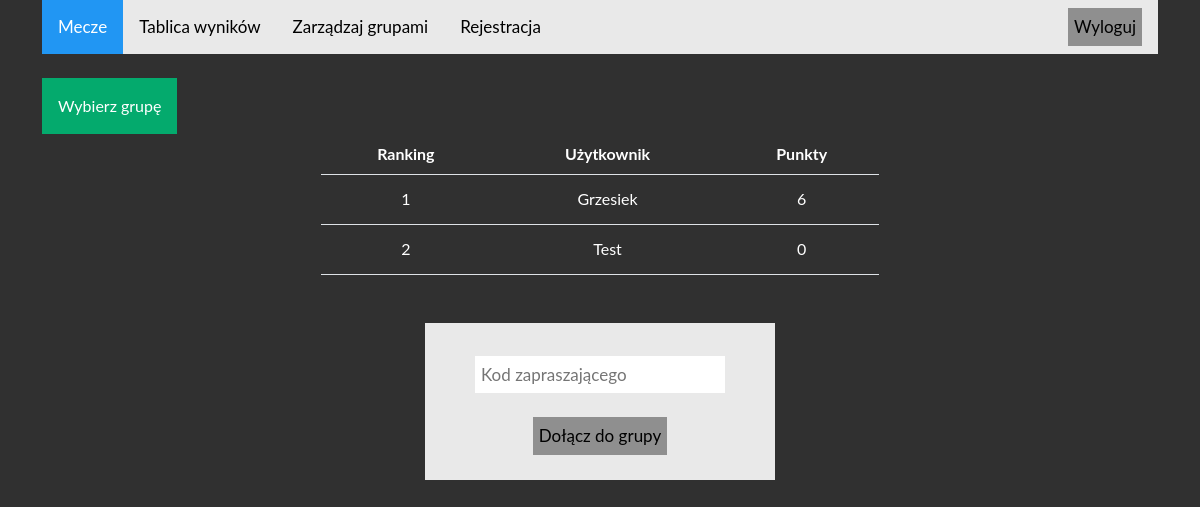
/leaderboard (signed in), run on the app's committed database.
### tables this page shows
CREATE TABLE users (
id integer primary key autoincrement,
login varchar(100) not null unique,
email varchar(200) not null unique,
password text,
is_admin boolean not null default 0);

### app.py (the view)
@app.route('/leaderboard')
def leaderboard():
    if not 'user' in session:
        flash('Nie jesteś zalogowany')
        return redirect(url_for('signup'))
    db = get_db()
    query = """
    select
        login,
        sum(points) points,
        rank() over(order by sum(points) desc) ranking

    from (select
            t.*,
            case when t.result = t.result_bet then 1 else 0 end +
            case when (t.home_score = t.home_score_bet)
                and (t.away_score = t.away_score_bet) then 3 else 0 end
            as points

        from	(
            select
                u.login,
                m.*,
                case
                    when m.home_score = m.away_score then 0
                    when m.home_score > m.away_score then 1
                    when m.home_score < m.away_score then 2
                end result,

                b.home_score as home_score_bet,
                b.away_score as away_score_bet,

                case
                    when b.home_score = b.away_score then 0
                    when b.home_score > b.away_score then 1
                    when b.home_score < b.away_score then 2
                end result_bet

            from users u

            cross join matches m

            left join bets b
                on m.id = b.id_match
                and b.login = u.login) t) g

    group by login
    order by points desc
    """
    c = db.execute(query)
    users = c.fetchall()
    query = """
    select
        g.nazwa_grupy nazwa,
        g.id
    from users u
    left join group_users gu
        on u.id = gu.user_id
    left join groups g
        on gu.group_id = g.id
    where u.login = ?
    """
    c = db.execute(query, [session['user']])
    groups = c.fetchall()
    return render_template('leaderboard.html', users=users, groups=groups)

### app.py (called while the page is built)
def get_db():
    if not hasattr(g, 'sqlite_db'):
        conn = sqlite3.connect(app_info['db_file'])
        conn.row_factory = sqlite3.Row
        g.sqlite_db = conn
    return g.sqlite_db

### templates/leaderboard.html (shortened to what this page needs)
{% extends "base.html" %}
{% block content %}
<div class="dropdown">
    <button class="dropbtn">Wybierz grupę</button>
</div>
<table class="table" style="width:50%">
    <thead>
    <tr>
    <th scope="col">Ranking</th>
    <th scope="col">Użytkownik</th>
    <th scope="col">Punkty</th>
    </tr>
    </thead>
    <tbody>
    {% for u in users %}
    <tr>
    <td>{{ u.ranking }}</td>
    <td>{{ u.login }}</td>
    <td>{{ u.points }}</td>
    </tr>
    {% endfor %}
    </tbody>
</table>
<br><br>
<div class="login-container" id="rejestracja">
    <form method="POST" action={{ url_for('join_group') }}>
      <input type="text" placeholder="Kod zapraszającego" name="kod"><br><br>
      <button type="submit">Dołącz do grupy</button>
    </form>
</div>
{% endblock %}

### static/styles/style.css (style rules this page uses)
body { background: #303030; color: #ffffff; font-family: 'Lato', sans-serif; }
.table { color: #ffffff; margin: auto; text-align: center; vertical-align: middle; }
.table td { height: 50px; }
* { box-sizing: border-box; }
#rejestracja { background-color: #e9e9e9; width: 350px; padding: 25px; text-align: center; margin-left: auto; margin-right: auto; }
#rejestracja input { padding: 6px; margin-top: 8px; font-size: 17px; border: none; width: 250px; }
#rejestracja button { padding: 6px; background: #8f8f8f; font-size: 17px; border: none; cursor: pointer; }
.dropbtn { background-color: #04AA6D; color: white; padding: 16px; font-size: 16px; border: none; }
.dropdown { position: relative; display: inline-block; }

### data on the page
users: ranking "2", login "Test", points "0"

### other printed values
{{ u.ranking }} "1"
{{ u.login }} "Grzesiek"
{{ u.points }} "6"
